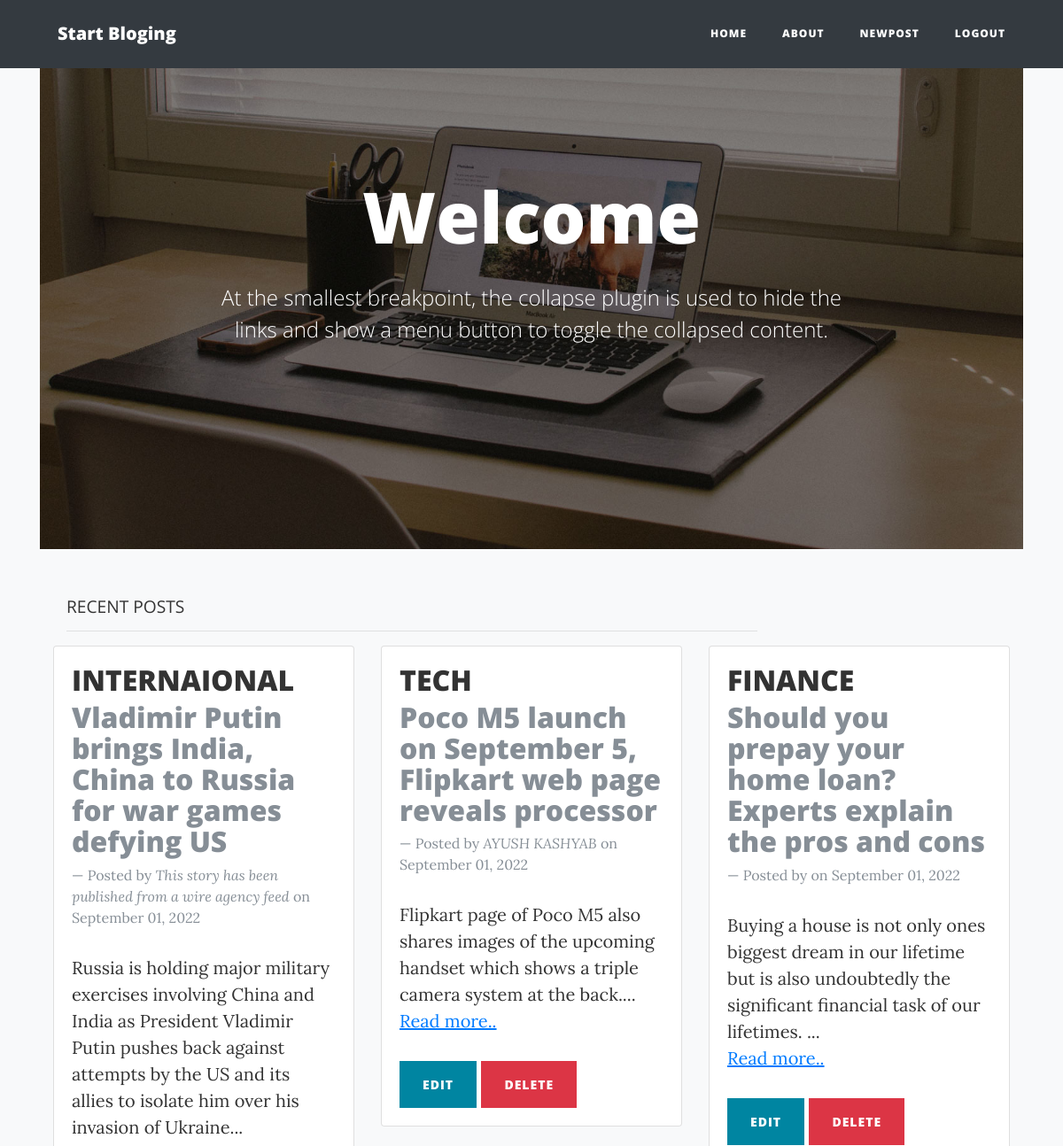
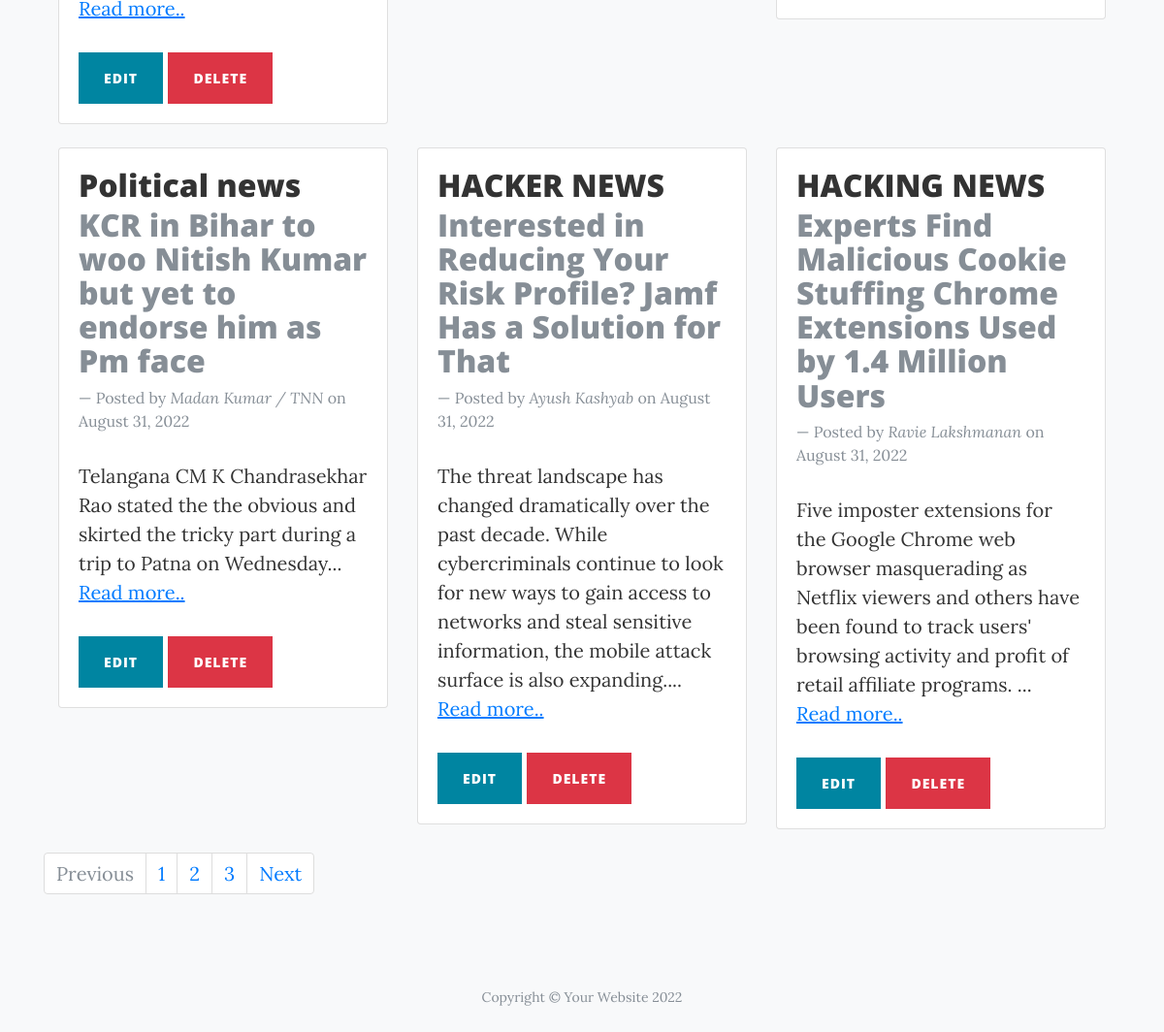
Screenshot of /home (signed in) with the database file from the repository (2 pictures, top to bottom).
### blog/models.py (models this page shows)
class Blogpost(db.Model):
    id = db.Column(db.Integer, primary_key=True)
    title = db.Column(db.String(100), nullable=False)
    subtitle = db.Column(db.String(50), nullable=False)
    content = db.Column(db.Text, nullable=False)
    headline = db.Column(db.String(100), nullable=False)
    author = db.Column(db.String(100), nullable=False)
    img = db.Column(db.Text)
    date_posted = db.Column(db.DateTime(timezone=True), default=func.now())
    user_id = db.Column(db.Integer, db.ForeignKey('user.id'), nullable=True)

### blog/views.py (the view)
@views.route("/")
@views.route("/home")
@login_required
def index():
    posts = Blogpost.query.order_by(Blogpost.date_posted.desc()).all()
    return render_template('index.html', posts=posts,user=current_user)

### blog/__init__.py (called while the page is built)
def create_app():
    app = Flask(__name__)
    app.config['SECRET_KEY'] = "helloworld"
    app.config['SQLALCHEMY_DATABASE_URI'] = f'sqlite:///{DB_NAME}'
    db.init_app(app)
    from .views import views
    from .auth import auth
    app.register_blueprint(views, url_prefix="/")
    app.register_blueprint(auth, url_prefix="/")
    from .models import User
    create_database(app)
    login_manager = LoginManager()
    login_manager.login_view = "auth.login"
    login_manager.init_app(app)
    @login_manager.user_loader
    def load_user(id):
        return User.query.get(int(id))
    return app

### blog/templates/index.html (shortened to what this page needs)
{% extends 'base.html' %}
{% block content %}
  <header class="masthead" style="background-image: url('../static/home-bg.jpg')">
        <div class="container">
            <div class="row">
                <div class="col-lg-8 col-md-10 mx-auto">
                    <div class="site-heading">
                        <h1>Welcome</h1>
                        <span class="subheading">
                            <p>At the smallest breakpoint, the collapse plugin is used to hide the links and show a menu
                                                            button to
                                                            toggle the collapsed content.</p>
                        </span>
                    </div>
                </div>
            </div>
        </div>
    </header>
    <body class="bg-light">
        <div class="container">
            <div class="col-sm-9">
                <h4>
                    <small>RECENT POSTS</small>
                </h4>
                <hr></div>
                <div class="row">
                    {% for post in posts %}
                        <div class="col-sm-4 col-md-4 col-lg-4">
                            <div class="card mb-4 shadow-sm">
                                <div class="card-body">
                                    <div class="card-title">
                                        <h2>{{ post.title }}</h2>
                                    </div>
                                    <div class="card-subtitle mb-2 text-muted">
                                        <h2>{{ post.subtitle }}</h2>
                                    </div>
                                    <span class="blockquote-footer">Posted by
                                        <cite title="{{ post.author }}">{{ post.author }}</cite>
                                        on
                                        {{ post.date_posted.strftime('%B %d, %Y') }}</span>
                                    <div class="card-text">
                                        <p>
                                            {{ post.headline }}...<br>
                                                <a class="text-primary" href="{{ url_for('views.post', post_id=post.id ) }}">Read
                                                                                        more..</a>
                                            </p>
                                            <span>
                                                <a class="btn btn-primary  btn-sm" href="/posts/edit/{{ post.id }}">Edit
                                                </a>
                                                <a class="btn btn-danger btn-sm" href="/posts/delete/{{ post.id }}">Delete
                                                </a>
                                            </span>
                                        </div>
                                    </div>
                                </div>
                            </div>
                        {% endfor %}
                            <nav aria-label="Page navigation example">
                                <ul class="pagination justify-content-center">
                                    <li class="page-item disabled">
                                        <a class="page-link" href="#" tabindex="-1">Previous</a>
                                    </li>
                                    <li class="page-item">
                                        <a class="page-link" href="#">1</a>
                                    </li>
                                    <li class="page-item">
                                        <a class="page-link" href="#">2</a>
                                    </li>
                                    <li class="page-item">
                                        <a class="page-link" href="#">3</a>
                                    </li>
                                    <li class="page-item">
                                        <a class="page-link" href="/">Next</a>
                                    </li>
                                </ul>
                            </nav>
                        </div>
                    {% endblock %}

### blog/templates/base.html (shortened to what this page needs)
<!DOCTYPE html>
<html lang="en">
<head>
  <link href="{{ url_for('static', filename='bootstrap.min.css') }}" rel="stylesheet">
  <link href="{{ url_for('static', filename='font-awesome.min.css') }}" rel="stylesheet" type="text/css">
  <link href="{{ url_for('static', filename='clean-blog.min.css') }}" rel="stylesheet">
</head>
<body>
  <nav class="navbar navbar-expand-lg navbar-dark bg-dark fixed-top" id="mainNav">
    <div class="container">
      <a class="navbar-brand" href="{{ url_for('views.index') }}">Start Bloging </a>
      <div class="collapse navbar-collapse" id="navbarResponsive">
        <ul class="navbar-nav ml-auto">
          <li class="nav-item">
            <a class="nav-link" href="{{ url_for('views.index') }}">Home</a>
          </li>
          <li class="nav-item">
            <a class="nav-link" href="{{ url_for('views.about') }}">About</a>
          </li>
          <li class="nav-item">
            <a class="nav-link" href="{{ url_for('views.newpost') }}">Newpost</a>
          </li>
          {% if user.is_authenticated %}
          <li class="nav-item">
            <a class="nav-link" href="/logout">Logout</a>
          </li>
          {% endif %}
        </ul>
      </div>
    </div>
  </nav>
<div class="container">
  {% block content %}{% endblock %}
</div>
  <footer>
    <div class="container">
      <div class="row">
        <div class="col-lg-8 col-md-10 mx-auto">
          <p class="copyright text-muted">Copyright &copy; Your Website 2022</p>
        </div>
      </div>
    </div>
  </footer>
</body>
</html>

### rows the page displays
Blogpost: title "INTERNAIONAL", subtitle "Vladimir Putin brings India, China to Russia for war games defying US", author "This story has been published from a wire agency feed", date_posted "September 01, 2022", headline "Russia is holding major military exercises involving China and India as President Vladimir Putin pushes back against attempts by the US and its allies to isolate him over his invasion of Ukraine"
Blogpost: title "TECH", subtitle "Poco M5 launch on September 5, Flipkart web page reveals processor", author "AYUSH KASHYAB", date_posted "September 01, 2022", headline "Flipkart page of Poco M5 also shares images of the upcoming handset which shows a triple camera system at the back."
Blogpost: title "FINANCE", subtitle "Should you prepay your home loan? Experts explain the pros and cons", date_posted "September 01, 2022", headline "Buying a house is not only ones biggest dream in our lifetime but is also undoubtedly the significant financial task of our lifetimes."
Blogpost: title "Political news", subtitle "KCR in Bihar to woo Nitish Kumar but yet to endorse him as Pm face", author "Madan Kumar / TNN", date_posted "August 31, 2022", headline "Telangana CM K Chandrasekhar Rao stated the the obvious and skirted the tricky part during a trip to Patna on Wednesday"
Blogpost: title "HACKER NEWS", subtitle "Interested in Reducing Your Risk Profile? Jamf Has a Solution for That", author "Ayush Kashyab", date_posted "August 31, 2022", headline "The threat landscape has changed dramatically over the past decade. While cybercriminals continue to look for new ways to gain access to networks and steal sensitive information, the mobile attack surface is also expanding."
Blogpost: title "HACKING NEWS", subtitle "Experts Find Malicious Cookie Stuffing Chrome Extensions Used by 1.4 Million Users", author "Ravie Lakshmanan", date_posted "August 31, 2022", headline "Five imposter extensions for the Google Chrome web browser masquerading as Netflix viewers and others have been found to track users' browsing activity and profit of retail affiliate programs."
